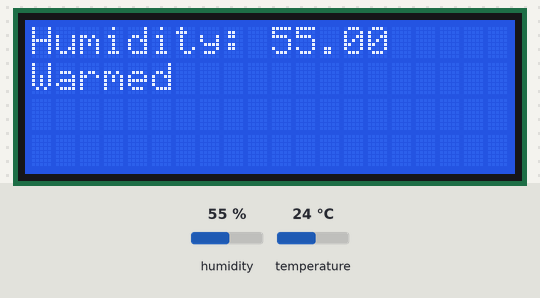
Recording of a sketch running on a simulated Arduino Uno, built with avr-gcc and run on an emulated ATmega328P. Shown: 20×4 character LCD. Inputs (shaded band) come from the test bench; at power-on: temperature 24 °C, humidity 55 %.

Above: at 1.2 s.
1.3 s: temperature set to 20.6 °C
4.0 s: temperature set to 19.3 °C
At 4.6 s:
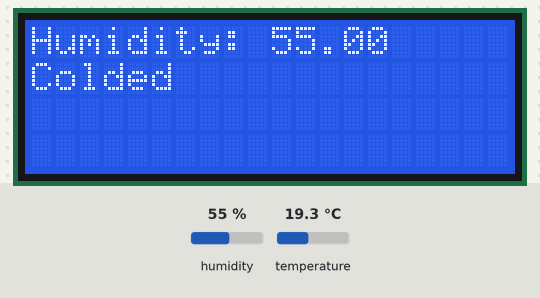
6.7 s: humidity set to 22 %
At 8.7 s:
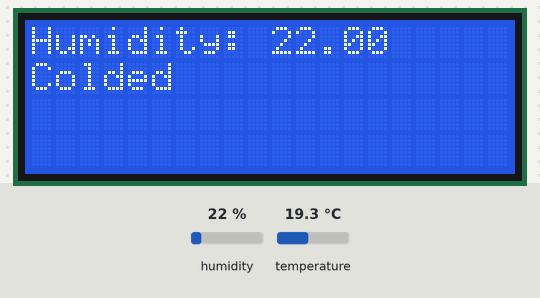
9.6 s: humidity set to 40 %
At 10.7 s:
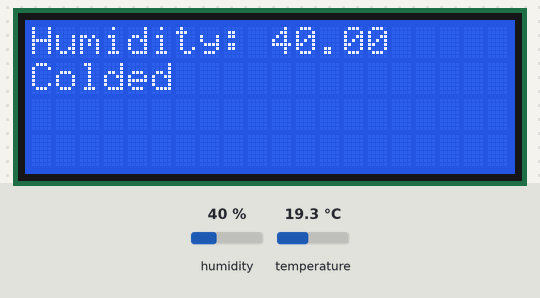
Timing chart, 0 to 12.6 s (numbered marks = the images above; inputs shaded):
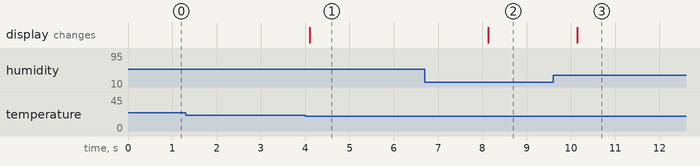

The sketch:

sensor_with_lcd_display.ino
```cpp
#include <Wire.h>
#include <LiquidCrystal_I2C.h>
#include "DHT.h"

#define DHTPIN 7  // CAN DO WITH int DHTPIN 7
#define DHTTYPE DHT22

DHT dht(DHTPIN, DHTTYPE);

LiquidCrystal_I2C lcd(0x27,20,4);

void setup() {
  Serial.begin(9600);
  dht.begin();
  lcd.init();
  lcd.backlight();

}

void loop() {
  float h = dht.readHumidity();
  float t = dht.readTemperature();
  lcd.setCursor(0,0);
  lcd.print("Humidity: ");
  lcd.print(h);
  if(t>20){
  lcd.setCursor(0,1);
  //lcd.print("Temparature:");
  lcd.print("Warmed");
  }
  else{
    lcd.setCursor(0,1);
  //lcd.print("Temparature:");
  lcd.print("Cold");
    }

}
```

Measured:
- the behaviour switches between 20.1 and 20 °C on temperature (found by bisection; images 0 and 1)
- after the input at 1.3 s, every drawn part: stays the same
- after the input at 4.0 s, the display: changes after 0.11 s (image 1)
- after the input at 6.7 s, the display: changes after 1.4 s (image 2)
- after the input at 9.6 s, the display: changes after 0.55 s (image 3)
